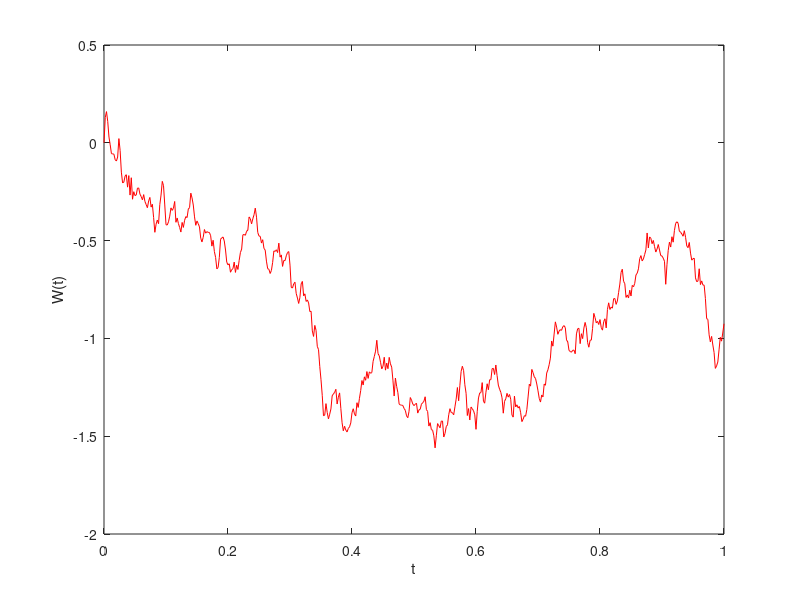

Source code (MATLAB):
state = 1;

rand(state,100);
T=1; N=500; dt=T/N;
dW=zeros(1,N);
W=zeros(1,N);

dW(1)=sqrt(dt)*randn;
W(1)=dW(1);
for j=2:N
  dW(j)=sqrt(dt)*randn;
  W(j)=W(j-1)+dW(j);
endfor

plot([0:dt:T],[0,W],'r');
xlabel('t')
ylabel('W(t)')

# Variables aleatorias enteras
#=============================
randi(6);